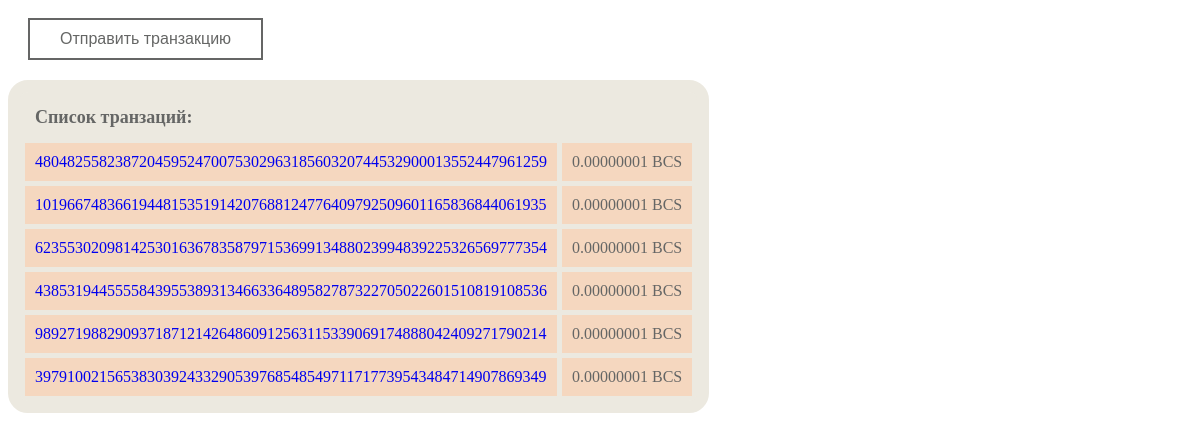
The page / on the database its author committed.
### application/models.py (models this page shows)
class Transaction(models.Model):
    transaction_id = models.CharField(max_length=64)
    datetime = models.DateTimeField(auto_now=True)
    value = models.DecimalField(max_digits=16, decimal_places=8)
    description = models.TextField()

### application/views.py (the view)
# urls.py: path('', index),
def index(request):
    return render(request, "application/index.html", {
        'doc_title': "Transactions",
        'transactions': Transaction.objects.all()
        })

### application/templates/application/index.html (shortened to what this page needs)
{% load static %}
<!DOCTYPE html>
<html lang="en">
<head>
    <link rel="stylesheet" href="{% static 'css/index.css' %}">
</head>
<body>
    <a href="update/" class="double-border-button">Отправить транзакцию</a>
    <table class="tableWidget">
        <tr>
            <th colspan="2"> Список транзаций: </th>
        </tr>
        {% for tx in transactions %}
            <tr>
                <td> <a href="tx/{{ tx.transaction_id }}">{{ tx.transaction_id }}</a> </td>
                <td> {{ tx.value }} BCS </td>
            </tr>
        {% endfor %}
    </table>
</body>
</html>

### application/static/css/index.css (style rules this page uses)
.tableWidget { text-align: left; border-collapse: separate; border-spacing: 5px; background: #ECE9E0; color: #656665; border: 12px solid #ECE9E0; border-radius: 20px; margin-top: 10px; }
.tableWidget th { font-size: 18px; padding: 10px; }
.tableWidget td { background: #F5D7BF; padding: 10px; }
.double-border-button { text-decoration: none; display: inline-block; margin: 10px 20px; padding: 10px 30px; position: relative; border: 2px solid #656665; color: #656665; font-family: 'Montserrat', sans-serif; transition: .4s; }
.double-border-button:after { content: ""; position: absolute; top: 0; left: 0; right: 0; bottom: 0; width: 100%; height: 100%; margin: auto; border: 2px solid rgba(0, 0, 0, 0); transition: .4s; }
a { text-decoration: none; }

### rows shown on the page
Transaction: transaction_id "4804825582387204595247007530296318560320744532900013552447961259", value "0.00000001"
Transaction: transaction_id "1019667483661944815351914207688124776409792509601165836844061935", value "0.00000001"
Transaction: transaction_id "6235530209814253016367835879715369913488023994839225326569777354", value "0.00000001"
Transaction: transaction_id "4385319445555843955389313466336489582787322705022601510819108536", value "0.00000001"
Transaction: transaction_id "9892719882909371871214264860912563115339069174888042409271790214", value "0.00000001"
Transaction: transaction_id "3979100215653830392433290539768548549711717739543484714907869349", value "0.00000001"
